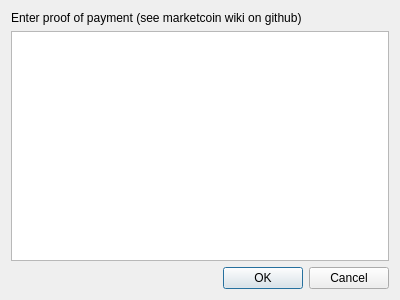
<?xml version="1.0" encoding="UTF-8"?>
<ui version="4.0">
 <class>Dialog</class>
 <widget class="QDialog" name="Dialog">
  <property name="geometry">
   <rect>
    <x>0</x>
    <y>0</y>
    <width>400</width>
    <height>300</height>
   </rect>
  </property>
  <property name="windowTitle">
   <string>Fulfil Order</string>
  </property>
  <layout class="QVBoxLayout" name="verticalLayout">
   <item>
    <widget class="QLabel" name="label">
     <property name="text">
      <string>Enter proof of payment (see marketcoin wiki on github)</string>
     </property>
    </widget>
   </item>
   <item>
    <widget class="QPlainTextEdit" name="plainTextEdit"/>
   </item>
   <item>
    <widget class="QDialogButtonBox" name="buttonBox">
     <property name="orientation">
      <enum>Qt::Horizontal</enum>
     </property>
     <property name="standardButtons">
      <set>QDialogButtonBox::Cancel|QDialogButtonBox::Ok</set>
     </property>
    </widget>
   </item>
  </layout>
 </widget>
 <resources/>
 <connections>
  <connection>
   <sender>buttonBox</sender>
   <signal>accepted()</signal>
   <receiver>Dialog</receiver>
   <slot>accept()</slot>
   <hints>
    <hint type="sourcelabel">
     <x>248</x>
     <y>254</y>
    </hint>
    <hint type="destinationlabel">
     <x>157</x>
     <y>274</y>
    </hint>
   </hints>
  </connection>
  <connection>
   <sender>buttonBox</sender>
   <signal>rejected()</signal>
   <receiver>Dialog</receiver>
   <slot>reject()</slot>
   <hints>
    <hint type="sourcelabel">
     <x>316</x>
     <y>260</y>
    </hint>
    <hint type="destinationlabel">
     <x>286</x>
     <y>274</y>
    </hint>
   </hints>
  </connection>
 </connections>
</ui>
